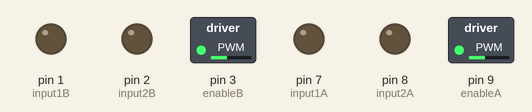
Bench run of a sketch on a simulated Arduino Uno, built with avr-gcc and run on an emulated ATmega328P. On the bench: switched loads named in the sketch (green lamp = pin HIGH), output pins drawn as LEDs (lit = HIGH).

Above: at 0.1 s.
Timing chart, 0 to 1.6 s (numbered marks = the images above):
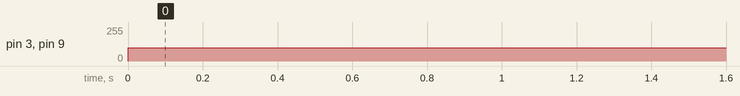

Measured:
- by itself, pin 3 (enableB), pin 9 (enableA): 0/255 → 100/255 at 0.00 s

The sketch:

LineFollower.ino
```cpp
/*
  Arduino DC Motor Control - PWM | H-Bridge | L298N
  Control Logic - PID
  Arduino IR sensor - |unknown model|
*/

// Basic framework for a line-follower bot

const int input1A = 7;                             // Input pin 1 for Motor A
const int input2A = 8;                             // Input pin 2 for Motor A
const int enableA = 9;                             //  Enable pin for Motor A

const int input1B = 1;                             // Input pin 1 for Motor B
const int input2B = 2;                             // Input pin 2 for Motor B
const int enableB = 3;                             // Enable pin for Motor B

const float kp = 0.5;                              // Potential constant
const float ki = 0.005;                            // Integral constant
const float kd = 0.2;                              // Differential constant
float prevError = 0;
float kiError = 0;

int baseSpeed = 100;


void setup() {
  //Motor A
  pinMode(input1A, OUTPUT);
  pinMode(input2A, OUTPUT);
  pinMode(enableA, OUTPUT);
  //Motor B
  pinMode(input1B, OUTPUT);
  pinMode(input2B, OUTPUT);
  pinMode(enableB, OUTPUT);
}


int PID(int Error){
  float Proportional = kp * Error;                 // Proportional out
  kiError = kiError + Error;
  float Integral = ki * kiError;                   // Integral out
  float Differential = kd * (Error*prevError);     // Differential out
  prevError = Error;
  // Final Error
  float Total_out =  Proportional+Integral+Differential;// total error calculation
  // Returning Error
  return int(Total_out);
}


void cntrlMotor(int pidOutput){
  int turnVal = baseSpeed + abs(pidOutput);
  if(turnVal > 255 ){
    turnVal = 255;
  }
  if (pidOutput > 0) {
    analogWrite(enableA, abs(turnVal));     // If robot is towards right
    analogWrite(enableB, abs(baseSpeed));
  } else{
    analogWrite(enableA, (baseSpeed));
    analogWrite(enableB, abs(turnVal));     // If robot is towards left
  }
}


void loop() {
  /*
    Error from sensor calculated here
  */
  int error = 0;          // assume we have some error data here
  int cntrl = PID(error);
  cntrlMotor(cntrl);

  delay(20);
}
```
